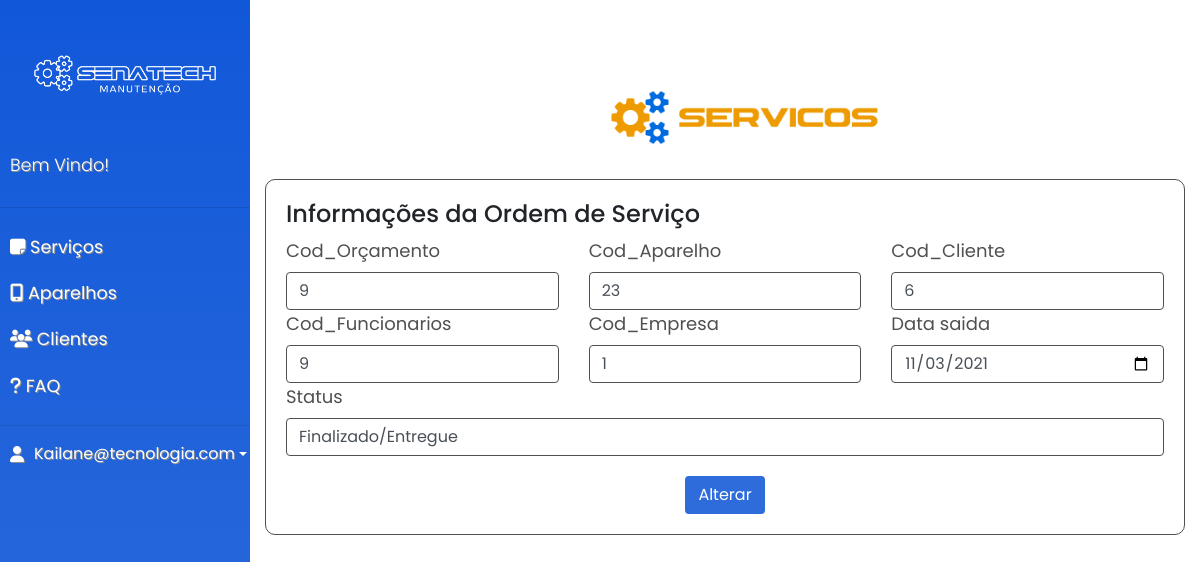
Page /editar_ordem.php?p=editar&cod_serviço=6 (signed in) on the committed database.
### editar_ordem.php (the view, shortened to what this page needs)
<?php
$cod_serviço = $_GET['cod_serviço'];
include "config.php";
$sql = "SELECT * FROM ordem_de_serviço WHERE cod_serviço = $cod_serviço";
$query = $mysqli->query($sql);
$dados = $query->fetch_array();
?>
<!DOCTYPE html>
<html>
<head>
    <link rel="stylesheet" href="https://stackpath.bootstrapcdn.com/bootstrap/4.1.0/css/bootstrap.min.css">
    <link rel="stylesheet" href="css/style_sidebar.css">
    <link rel="stylesheet" href="css/style_add_servicos.css">
  </head>
<body>
  <div class="wrapper">
    <nav id="sidebar">
        <div class="sidebar-header">
            <img id="logo" src="imagens/logo_traçado.png">
        </div>
        <ul class="list-unstyled components">
            <p>Bem Vindo!</p>
            <hr>
            <li>
              <a href="tela_servico.php">
                <i class="fas fa-sticky-note"></i>
                Serviços
              </a>
            </li>
            <li>
              <a href="tela_aparelhos.php">
              <i class="fas fa-mobile-alt"></i>
                Aparelhos
              </a>
            </li>
            <li>
              <a href="tela_clientes.php">
                <i class="fas fa-users"></i>
                Clientes
              </a>
            </li>
            <li>
            <a href="#">
              <i class="fas fa-question"></i>
              FAQ
            </a>
          </li>
        </ul>
        <hr>
        <div class="dropdown">
          <a href="#" class="d-flex align-items-center text-white text-decoration-none dropdown-toggle" id="dropdownUser1" data-bs-toggle="dropdown" aria-expanded="false">
            <i id="foto-user" class="fas fa-user"></i>
            <?php print($_SESSION['email'])?>
          </a>
        </div>
    </nav>
    <div class="container">
      <div>
        <img id="logo-servicos" src="imagens/logo_servicos.png">
      </div>
        <div class='row'>
          <div class="col-12" style="margin-bottom: 5%;">
              <div class="box">
                <form action="cod_editar_ordem.php" method="POST">
                  <h4>Informações da Ordem de Serviço</h4>
                  <div class="row">
                    <div class="col-4">
                      <label for="exampleFormControlTextarea1" class="form-label">Cod_Orçamento</label>
                      <input type="number" class="form-control" name="cod_orçamento" id="exampleFormControlInput1" value="<?php echo $dados[1]; ?>">
                    </div>
                     <div class="col-4">
                      <label for="exampleFormControlTextarea1" class="form-label">Cod_Aparelho</label>
                      <input type="number" class="form-control" name="cod_aparelho" id="exampleFormControlInput1" value="<?php echo $dados[2]; ?>">
                    </div>
                    <div class="col-4">
                      <label for="exampleFormControlInput1" class="form-label">Cod_Cliente</label>
                      <input type="number" class="form-control" name="cod_cliente" id="exampleFormControlInput1" value="<?php echo $dados[3]; ?>">
                    </div>
                    <div class="col-4">
                      <label for="exampleFormControlInput1" class="form-label">Cod_Funcionarios</label>
                      <input type="number" class="form-control" name="cod_funcionarios" id="exampleFormControlInput1" value="<?php echo $dados[4]; ?>">
                    </div>
                    <div class="col-4">
                      <label for="exampleFormControlInput1" class="form-label">Cod_Empresa</label>
                      <input type="number" class="form-control" name="cod_empresa" id="exampleFormControlInput1" value="<?php echo $dados[5]; ?>">
                    </div>
                    <div class="col-4">
                      <label for="exampleFormControlInput1" class="form-label">Data saida</label>
                      <input type="date" class="form-control" name="Data_saida" id="exampleFormControlInput1" value="<?php echo $dados[7]; ?>">
                    </div>
                    <div class="col-12">
                      <label for="exampleFormControlTextarea1" class="form-label">Status</label>
                      <input type="text" class="form-control" name="Status" id="exampleFormControlTextarea1" value="<?php echo $dados[6]; ?>">
                    </div>
                    <div class="col-md-12">
                      <div class="text-center">
                        <button type="submit" class="btn">Alterar</button>
                      </div>
                    </div>
                  </div>
                </form>
              </div>
          </div>
        </div>
    </div>
  </div>
</body>

### css/style_sidebar.css (style rules this page uses)
body { font-family: 'Poppins', sans-serif; background: #ffffff; }
.wrapper { display: flex; width: 100%; align-items: stretch; }
a, a:hover, a:focus { color: inherit; text-decoration: none; transition: all 0.3s; }
p { font-family: 'Poppins', sans-serif; font-size: 1.1em; font-weight: 300; line-height: 1.7em; color: rgb(255, 255, 255); }
#sidebar { background-image: linear-gradient(#1158d9, #2E6BDB); color: #fff; transition: all 0.3s; min-width: 250px; max-width: 250px; min-height: 100vh; text-shadow: 1px 1px rgb(143, 142, 142); }
#sidebar .sidebar-header { padding: 0px; display: block; background-image: #2E6BDB; }
#sidebar ul p { color: #fff; padding: 10px; }
#sidebar ul li a { padding: 10px; font-size: 1.1em; display: block; }
img#logo { width: 250px; }
i#foto-user { margin-right: 10px; margin-left: 10px; }

### css/style_add_servicos.css (style rules this page uses)
img#logo-servicos { width: 400px; margin-left: 30%; margin-right: 30%; margin-bottom: -5%; }
.box { padding: 20px; border-radius: 10px; border: solid 1px; border-color: rgb(80, 80, 80); }
.btn { color: white; background-color: #2E6BDB; margin-left: auto; margin-right: auto; margin-top: 20px; }
.form-control { border: solid 1px; border-color: rgb(80, 80, 80); }
label { color: rgb(80, 80, 80); font-size: large; }

### rows in the picture
ordem_de_serviço: cod_orçamento "9", cod_aparelho "23", cod_cliente "6", cod_funcionarios "9", cod_empresa "1", Data_saida "11/03/2021", Status "Finalizado/Entregue"

### other values in the picture
$_SESSION['email'] "Kailane@tecnologia.com"
